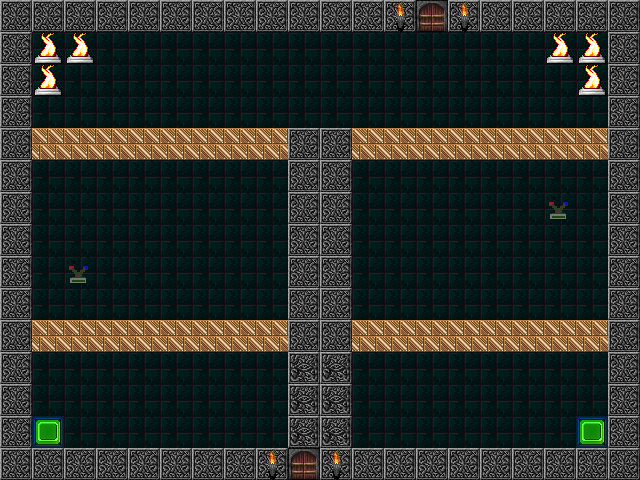

The image is a tile-based game level rendered from a .tmx file. Its description and source (layers, tilesets, objects; grid data summarised) follow:
An orthogonal 20x15 tile map with 32x32 px tiles, 13 tile layers (sol, wall, wall bloque, wall replace 3, ...), 4 tilesets and 6 objects (2x levier, 2x plaque, spawn, porte).

<map version="1.10" tiledversion="1.12.0" orientation="orthogonal" renderorder="right-down" width="20" height="15" tilewidth="32" tileheight="32" infinite="0" nextlayerid="16" nextobjectid="15">
 <tileset firstgid="1" source="tiled/donjon 1.tsx" />
 <tileset firstgid="3074" source="tiled/levier rouge.tsx" />
 <tileset firstgid="3075" source="tiled/levier bleu.tsx" />
 <tileset firstgid="3076" source="tiled/plaque good verte.tsx" />
 <layer id="1" name="sol" width="20" height="15">
  <data>[300 cells, 300 non-empty, 2 distinct tile ids]</data>
 </layer>
 <layer id="3" name="wall" width="20" height="15">
  <data>[300 cells, 78 non-empty, 1 distinct tile ids]</data>
 </layer>
 <layer id="10" name="wall bloque" width="20" height="15">
  <data>[300 cells, 8 non-empty, 2 distinct tile ids]</data>
 </layer>
 <layer id="6" name="wall replace 3" width="20" height="15">
  <data>[300 cells, 8 non-empty, 1 distinct tile ids]</data>
 </layer>
 <layer id="5" name="wall replace 2" width="20" height="15">
  <data>[300 cells, 8 non-empty, 1 distinct tile ids]</data>
 </layer>
 <layer id="4" name="wall replace 1" width="20" height="15">
  <data>[300 cells, 18 non-empty, 2 distinct tile ids]</data>
 </layer>
 <layer id="12" name="plaque 2" width="20" height="15">
  <data>[300 cells, 1 non-empty, 1 distinct tile ids]</data>
 </layer>
 <layer id="11" name="plaque 1" width="20" height="15">
  <data>[300 cells, 1 non-empty, 1 distinct tile ids]</data>
 </layer>
 <layer id="14" name="levier 2 actif" width="20" height="15">
  <data>[300 cells, 1 non-empty, 1 distinct tile ids]</data>
 </layer>
 <layer id="15" name="levier 2 inactif" width="20" height="15">
  <data>[300 cells, 1 non-empty, 1 distinct tile ids]</data>
 </layer>
 <layer id="13" name="levier 1 actif" width="20" height="15">
  <data>[300 cells, 1 non-empty, 1 distinct tile ids]</data>
 </layer>
 <layer id="9" name="levier 1 inactif" width="20" height="15">
  <data>[300 cells, 1 non-empty, 1 distinct tile ids]</data>
 </layer>
 <layer id="7" name="deco" width="20" height="15">
  <data>[300 cells, 12 non-empty, 3 distinct tile ids]</data>
 </layer>
 <objectgroup id="8" name="levier 1" class="levier">
  <object id="1" name="levier 1" type="levier" x="66.6667" y="257.333" width="24" height="30">
   <capsule />
  </object>
  <object id="2" name="levier 2" type="levier" x="546.667" y="192.666" width="25.3333" height="30.6667">
   <capsule />
  </object>
  <object id="7" name="plaque 1" type="plaque" x="33.3333" y="418.667" width="28" height="29.3333" />
  <object id="9" name="plaque 2" type="plaque" x="577.333" y="419.333" width="29.3333" height="27.3333" />
  <object id="11" name="spawn salle 3" type="spawn" x="320.667" y="356.486">
   <point />
  </object>
  <object id="14" name="porte vers 4" type="porte" x="385.761" y="29.4857" width="94.1069" height="37.6969">
   <properties>
    <property name="target" value="salle4" />
   </properties>
  </object>
 </objectgroup>
</map>
